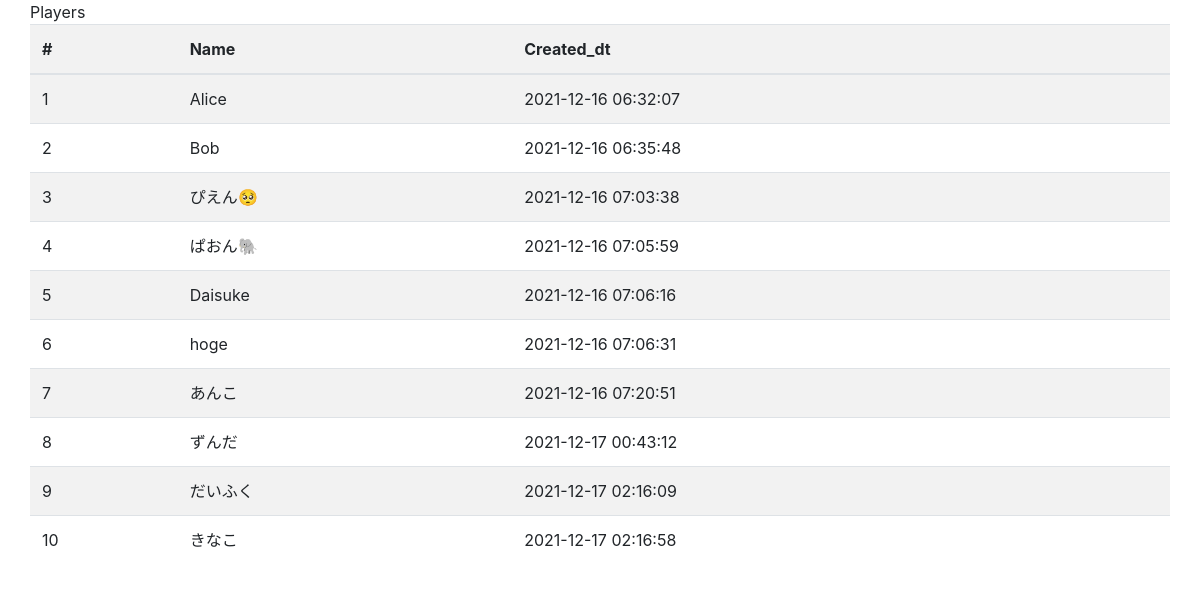
Before: /index2 with the older database file.
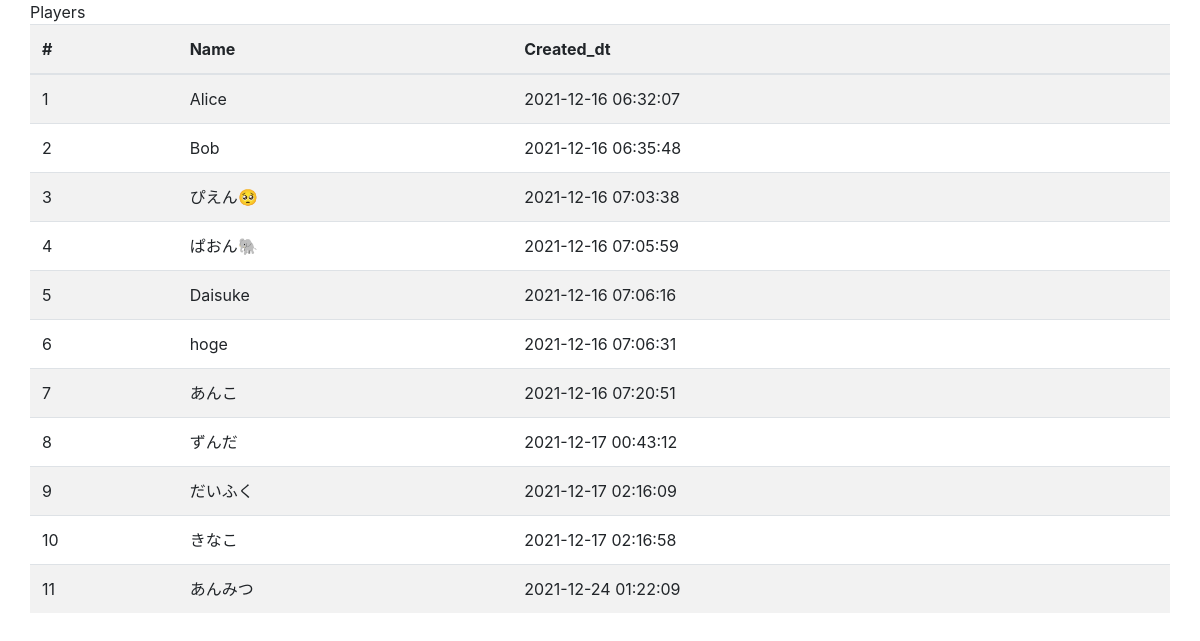
After: the same page with the newer database file.
### pazzle15/models.py (models this page shows, shortened)
class Player(db.Model):
    __tablename__ = "player"
    player_id = db.Column(db.Integer, primary_key=True, autoincrement=True)
    name = db.Column(db.String, nullable=False)
    created_dt = db.Column(db.DateTime(timezone=True), default=db.func.now())
    current = db.Column(db.Integer, server_default="0")

### pazzle15/views.py (the view)
@app.route('/index2')
def index2():
    entries = Player.query.order_by(Player.player_id.asc()).all()
    context_local = dict(
        player=entries,
        **context
    )
    return render_template('index2.html', **context_local)

### pazzle15/templates/index2.html (shortened to what this page needs)
<!DOCTYPE html>
<html lang="ja">
<head>
    <link rel="stylesheet" href="https://stackpath.bootstrapcdn.com/bootstrap/4.3.1/css/bootstrap.min.css"
>
</head>
<body>
    <div class="container">
        <div class="row">
            <hl>Players</hl>
            <table class="table table-striped table-hover">
                <thread>
                    <tr>
                        <th scope="col">#</th>
                        <th scope="col">Name</th>
                        <th scope="col">Created_dt</th>
                    </tr>
                </thread>
                <tbody>
                    {% for p in player %}
                    <tr>
                        <td>{{p.player_id}}</td>
                        <td>{{p.name}}</td>
                        <td>{{p.created_dt}}</td>
                    </tr>
                    {% endfor %}
                </tbody>
            </table>
        </div>
    </div>
</body>
</html>

Changed rows visible on the page:
added Player: player_id "11", name "あんみつ", created_dt "2021-12-24 01:22:09"
